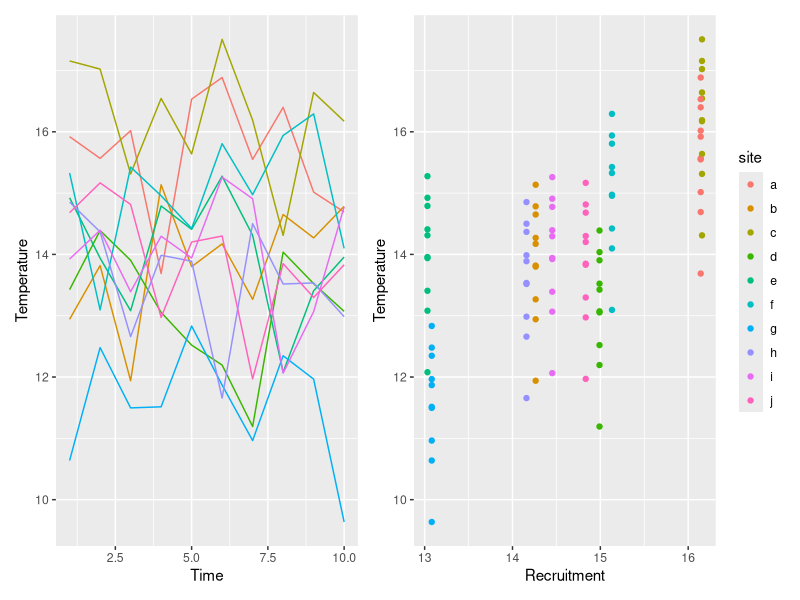

Here is the R script that generated this plot: (Note: this script raises an error after producing the figure.)
## ---- chunk 1
library(knitr)
library(kableExtra)
knitr::opts_chunk$set(echo = TRUE, warning = FALSE, message=FALSE)

#data
library(dplyr)
library(tidyr)

#graphics
library(ggplot2)
library(DiagrammeR)
library(patchwork)

#setup a default graph theme
set_graph_theme <- . %>%
  add_global_graph_attrs(attr = "penwidth",
                         value = 2,
                         attr_type = "node") %>%
  add_global_graph_attrs(attr = "fillcolor",
                         value = "white",
                         attr_type = "node") %>% 
  add_global_graph_attrs(attr = "fontname",
                         value = "arial",
                         attr_type = "node") %>%
  add_global_graph_attrs(attr = "fontsize",
                         value = "14",
                         attr_type = "node") %>%
  add_global_graph_attrs(attr = "color",
                         value = "black",
                         attr_type = "node")%>%
  add_global_graph_attrs(attr = "color",
                         value = "black",
                         attr_type = "edge")%>%
  add_global_graph_attrs(attr = "penwidth",
                         value = 3,
                         attr_type = "edge")
## ---- chunk 2

snail_simple <- create_graph(
  nodes_df = create_node_df(
  n = 5,
  label = c("temperature", "snails", "recruitment", "oceanography", "e"),
  shape = c("rectangle", "rectangle", "ellipse", "ellipse", "circle"),
  fixedsize   = FALSE,
  x = c(2,4,2,0,4.7),
  y = c(1,2,3,2, 3.2)),
  
  edges_df = create_edge_df(
    from = c(1,3,4,4,5),
    to = c(2,2,1,3,2),
    rel = "leading_to")
) %>% 
  set_graph_theme

render_graph(snail_simple)
## ---- chunk 3

ovb_ex <- create_graph(
  nodes_df = create_node_df(
  n = 9,
  label = c("x", "y", "ommited\nvariable",
            "x", "y", "ommited\nvariable", "shared\ndriver",
            "2a)", "2b)"),
  shape = c("rectangle", "rectangle", "ellipse", 
            "rectangle", "rectangle", "ellipse", "ellipse",
            "none", "none"),
  fixedsize   = FALSE,
  x = c(1,3,2,
        1,3,2.5,2,
        0.5, 0.5),
  y = c(5,5,6,
        1,1,2,3,
        7,2)),
  
  edges_df = create_edge_df(
    from = c(1,3,3,4,6,7,7),
    to = c(2,2,1,5,5,4,6),
    rel = "leading_to")
)%>% 
  set_graph_theme

render_graph(ovb_ex)
## ---- chunk 4
#Taxonomy of DAG?
## ---- chunk 5

fd_example <- create_graph(
  nodes_df = create_node_df(
  n = 5,
  label = c("distance to\nsewage\noutfall", "sludge\ndepth", "infaunal\nrichness", "other\ndrivers", "e"),
  shape = c("rectangle", "rectangle", "rectangle", "ellipse", "circle"),
  fixedsize   = FALSE,
  x = c(1,3,5,3,6),
  y = c(1,1,1,3,2)),
  
  edges_df = create_edge_df(
    from = c(1,2,4,4,5),
    to = c(2,3,1,3,3),
    rel = "leading_to")
)%>% 
  set_graph_theme

render_graph(fd_example)
## ---- chunk 6
create_graph(
  nodes_df = create_node_df(n = 9,
                            label = c(paste0("x",1:6),"y", "z1", "z2"),
                            x = c(1, 2:6, 7, 1, 6),
                            y = c(1, 2:6, 1, 5, 3)),
  edges_df = create_edge_df(
    from = c(1:6,rep(8,6),9),
    to = c(rep(7,3), rep(9,3), 1:6,7)
  )
) %>% 
  set_graph_theme %>%
  render_graph()
## ---- chunk 7

re_graph <- create_graph(
  nodes_df = create_node_df(
  n = 4,
  label = c("temperature", "snails", "site", "e"),
  shape = c("rectangle", "rectangle", "ellipse",  "circle"),
  fixedsize   = FALSE,
  x = c(2,4,2,4.7),
  y = c(1,2,3, 3.2)),
  
  edges_df = create_edge_df(
    from = c(1,3,4),
    to = c(2,2,2),
    rel = "leading_to")
)%>% 
  set_graph_theme

render_graph(re_graph)
## ---- chunk 8

site_graph <- create_graph(
  nodes_df = create_node_df(
  n = 6,
  label = c("temperature", "snails", "site effects\nuncorrelated with temperature", "e", 
            "site elements\ndriving and\n correlated with\nsite temperature", "non-site drivers of\ntemperature"),
  shape = c("rectangle", "rectangle", "ellipse",  "circle",  "ellipse"),
  fixedsize   = FALSE,
  x = c(2,4,2,4.7, -1,-1),
  y = c(0,2,3, 3.2, 2,0)),
  
  edges_df = create_edge_df(
    from = c(1,3,4,5,5,6),
    to =   c(2,2,2,2,1,1),
    rel = "leading_to")
)%>% 
  set_graph_theme

render_graph(site_graph)
## ---- chunk 9
fe_graph <- create_graph(
  nodes_df = create_node_df(
  n = 4,
  label = c("temperature", "snails", "site", "e"),
  shape = c("rectangle", "rectangle", "rectangle",  "circle"),
  fixedsize   = FALSE,
  x = c(2,4,2,4.7),
  y = c(1,2,3, 3.2)),
  
  edges_df = create_edge_df(
    from = c(1,3,4,1),
    to = c(2,2,2,3),
    dir = c("forward", "forward", "forward", "both"))#,
   # tailport = c("e", "e", "s", "w"),
    #headport = c("w", "w", "n", "w"),
    #splines = c("none", "none", "none", "spline"))
)%>% 
  set_graph_theme

render_graph(fe_graph)
## ---- chunk 10

gm_graph <- re_graph %>%
  add_node(label = "site mean\ntemperature",
          node_aes = list(shape = "rectangle",
           x = 2, y = 2, fixedsize   = FALSE),
           to = c(2)) %>%
  add_edge(from = 1, to = 5, rel = "leading_to") %>%
  set_edge_attrs(edge_attr = "dir", values = c("forward", "forward", "forward", "forward","both"))

render_graph(gm_graph)
## ---- chunk 11

gmc_graph <- gm_graph %>%
  set_node_attrs(node_attr = "label", "site temperature\nanomaly", nodes = 1) %>%
  set_edge_attrs(edge_attr = "label", values = "0 ", from = 1, to = 5) %>%
  set_edge_attrs(edge_attr = "penwidth", values = 1, from = 1, to = 5) 


render_graph(gmc_graph)
## ---- chunk 12

delta_graph <- create_graph(
  nodes_df = create_node_df(
  n = 4,
  label = c("change in\ntemperature", "change in\nsnails", "site", "e"),
  shape = c("rectangle", "rectangle", "ellipse",  "circle"),
  fixedsize   = FALSE,
  x = c(2,4,2,4.7),
  y = c(1,2,3, 3.2)),
  
  edges_df = create_edge_df(
    from = c(1,3,4),
    to = c(2,2,2),
    rel = "leading_to")
)%>% 
  set_graph_theme

render_graph(delta_graph)
## ---- chunk 13
set.seed(nchar("OVB YEAH YOU KNOW ME"))

n_sites <- 10
n_years <- 10
mean_temp <- 15

#the basic physical data
sim_df <- crossing(tibble(site = letters[1:n_sites], 
                  site_avg_temp = rnorm(n_sites, mean_temp),
                  recruitment = rnorm(n_sites, site_avg_temp)),
                  deviation_from_site_avg = rnorm(n_years)) %>%
  mutate(temp = site_avg_temp + deviation_from_site_avg) %>%
  arrange(ord = rnorm(n_years*n_sites)) %>% #randomness after crossing
  group_by(site) %>%
  mutate(sample_time = 1:n_years) %>%
  ungroup()

## ---- chunk 14
temp_tseries <- ggplot(sim_df,
       aes(x = sample_time,
           y = temp,
           color = site)) +
  geom_line() +
  guides(color = "none") +
  xlab("Time") +
  ylab("Temperature")

temp_rec <- ggplot(sim_df,
       aes(x = recruitment,
           y = temp,
           color = site)) +
  geom_point()+
  ylab("Temperature")+
  xlab("Recruitment")

temp_tseries + temp_rec + plot_layout(guides = "collect")
## ---- chunk 15
beta_temp <- 1/3

sim_df <- sim_df %>%
  mutate(snails = rnorm(n(),  recruitment - beta_temp*temp))
## ---- chunk 16
library(lme4)
library(broom)

#calculate differences
sim_df <- sim_df %>%
  group_by(site) %>%
  arrange(sample_time) %>%
  mutate(delta_temp = temp - lag(temp),
         delta_snails = snails - lag(snails)) %>%
  ungroup()


#Now, on to models
ran_mod <- lmer(snails ~ temp + (1|site),
               data = sim_df,
               REML = TRUE)

fix_mod <- lm(snails ~ temp + site, data = sim_df)
 
mundlak_mod <- lmer(snails ~ temp + site_avg_temp + (1|site),
               data = sim_df,
               REML = FALSE)
 
gmc_mod <- lmer(snails ~ deviation_from_site_avg + site_avg_temp + (1|site),
               data = sim_df,
               REML = FALSE) 

diff_mod <- lmer(delta_snails ~ delta_temp + (1|site),
               data = sim_df,
               REML = FALSE)


res <- bind_rows(tidy(ran_mod),
          tidy(fix_mod),
          tidy(mundlak_mod),
          tidy(gmc_mod),
          tidy(diff_mod))

res %>% filter(term %in% c("temp", "deviation_from_site_avg", "delta_temp")) %>%
  mutate(term = c("Naive RE Model", "Fixed Effects Model", 
                  "Mundlak Device", "Group Mean Centered Model", 
                  "Difference Model")) %>%
  rename(Model = term,
         `Temperature Effect` = estimate,
         `SE Effect` = std.error) %>%
  select(-statistic, -group, -p.value) %>%
  kable() %>%
  kable_styling(c("bordered", "condensed"))
